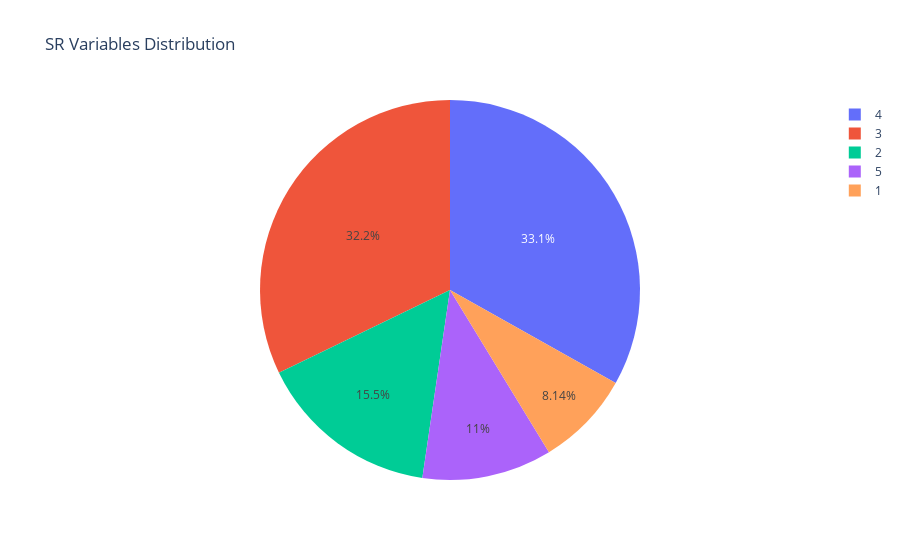
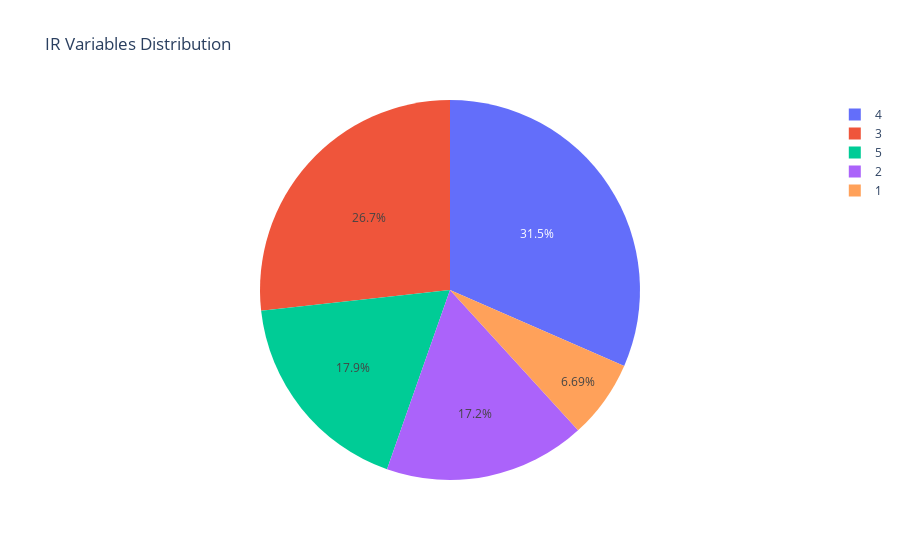
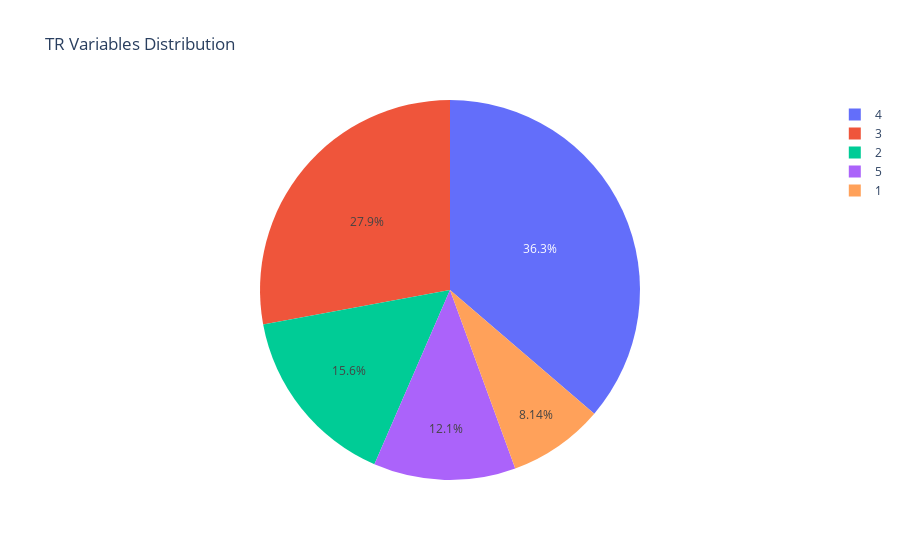

Notebook cell for these charts, in order:
### Markdown cell above
Draw the Pie Charts for readiness

### Code cell
# Define your variable sets
sr_variables = ['I0. SR1', '11. SR2', '12. SR3', '13. SR4', '14. SR5', '15. SR6']
ir_variables = ['16. IR1', '17. IR2', '18. IR3', '19. IR4', '20. IR5', '21. IR6', '22. IR7', '23. IR8']
tr_variables = ['24. TR1', '25. TR2', '26. TR3', '27. TR4', '28. TR5']

# Function to aggregate counts and create a pie chart
def aggregate_and_plot(variables, title):
    # Melt the DataFrame to long format for easier counting
    melted = df.melt(value_vars=variables)
    
    # Aggregate counts of each category across the specified variables
    category_counts = melted['value'].value_counts().reset_index()
    category_counts.columns = ['Category', 'Count']

    # Convert 'Category' to int to ensure numeric sorting
    category_counts['Category'] = category_counts['Category'].astype(int)
    
    # Sort the DataFrame by 'Category' to ensure the categories are in order
    category_counts = category_counts.sort_values(by='Category')

    
    # Reset the index of the DataFrame to reflect the new order
    category_counts = category_counts.reset_index(drop=True)
    
    # Create a pie chart with Plotly
    fig = px.pie(category_counts, names='Category', values='Count', title=title)
    fig.show()

    
# Aggregate and plot for each set of variables
aggregate_and_plot(sr_variables, 'SR Variables Distribution')
aggregate_and_plot(ir_variables, 'IR Variables Distribution')
aggregate_and_plot(tr_variables, 'TR Variables Distribution')

### Figure 1 — Plotly figure (JSON) as saved in the notebook; plotly's stock layout.template omitted (floating-point values rounded to 4 significant figures)
{"data": [{"domain": {"x": [0, 1], "y": [0, 1]}, "hovertemplate": "Category=%{label}<br>Count=%{value}<extra></extra>", "labels": [1, 2, 3, 4, 5], "legendgroup": "", "name": "", "showlegend": true, "type": "pie", "values": [42, 80, 166, 171, 57]}], "layout": {"legend": {"tracegroupgap": 0}, "title": {"text": "SR Variables Distribution"}}}

### Figure 2 — Plotly figure (JSON) as saved in the notebook; plotly's stock layout.template omitted (floating-point values rounded to 4 significant figures)
{"data": [{"domain": {"x": [0, 1], "y": [0, 1]}, "hovertemplate": "Category=%{label}<br>Count=%{value}<extra></extra>", "labels": [1, 2, 3, 4, 5], "legendgroup": "", "name": "", "showlegend": true, "type": "pie", "values": [46, 118, 184, 217, 123]}], "layout": {"legend": {"tracegroupgap": 0}, "title": {"text": "IR Variables Distribution"}}}

### Figure 3 — Plotly figure (JSON) as saved in the notebook; plotly's stock layout.template omitted (floating-point values rounded to 4 significant figures)
{"data": [{"domain": {"x": [0, 1], "y": [0, 1]}, "hovertemplate": "Category=%{label}<br>Count=%{value}<extra></extra>", "labels": [1, 2, 3, 4, 5], "legendgroup": "", "name": "", "showlegend": true, "type": "pie", "values": [35, 67, 120, 156, 52]}], "layout": {"legend": {"tracegroupgap": 0}, "title": {"text": "TR Variables Distribution"}}}
